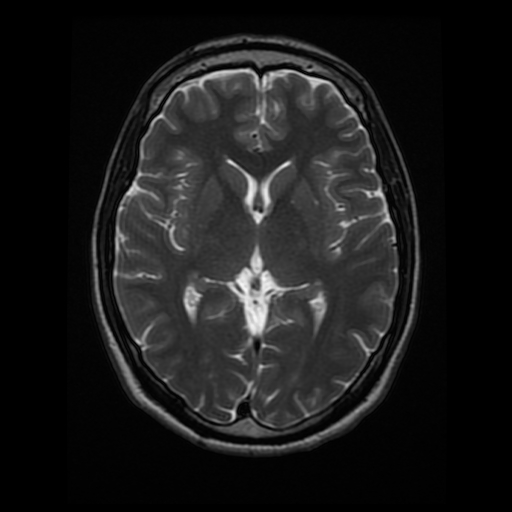
#> input picture images/brain_MR.jpg, 512 x 512 px
$ python filterCreation.py
#> lines starting #> are read from the running program, lines starting #| are printed output that depends on the picture; after the words box and inside, x2 and y2 are one past the last pixel; in counts of white or black regions, pixels touching at a corner belong together
import numpy as np
import cv2
import matplotlib.pyplot as plt


image = cv2.imread('./images/brain_MR.jpg')
#> image is the input picture: shape (512, 512, 3); min 0, max 247, mean 26.9
plt.imshow(image)
imageCopy = np.copy(image)
imageCopy = cv2.cvtColor(imageCopy, cv2.COLOR_BGR2RGB)

plt.imshow(imageCopy)

# Convert to Grayscale
# This will be used for detecting changes in image intensity
imageGray = cv2.cvtColor(imageCopy, cv2.COLOR_RGB2GRAY)

# Creating custom filter
# Identifies vertical edges and ignores horizontal edges
# This is a Sobel X filter
vertKernel = np.array([[-2, 0, 2],
                       [-1, 0, 1],
                       [-2, 0, 2]])

# Perform convolution with the input image using filter2D
filteredImage = cv2.filter2D(imageGray, -1, vertKernel)
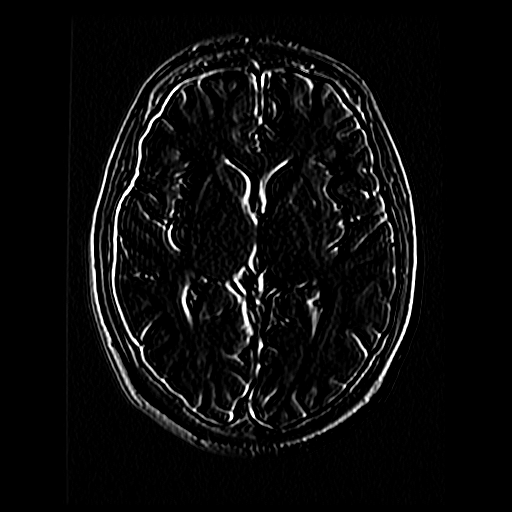
#> filteredImage: shape (512, 512); min 0, max 255, mean 11.6
#plt.imshow(filteredImage, cmap='gray')

# Take out the noise
gaussianBlurImage = cv2.GaussianBlur(imageGray, (3,3), 0)

# Perform convolution with the input image using filter2D
filteredImageGaussian = cv2.filter2D(gaussianBlurImage, -1, vertKernel)
#plt.imshow(filteredImage, cmap='gray')

# Create a Binary Image
retval, binaryImage = cv2.threshold(filteredImageGaussian, 100, 255, cv2.THRESH_BINARY)
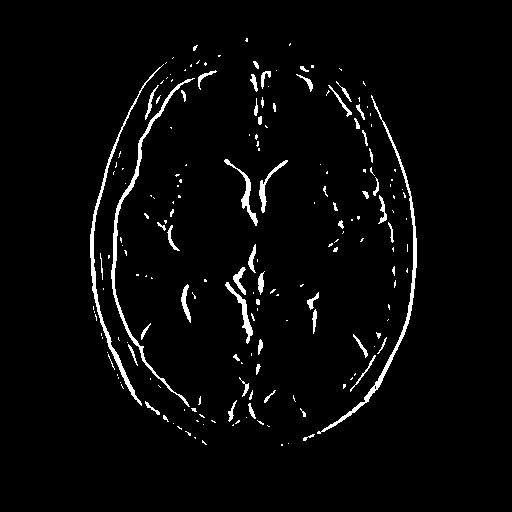
#> binaryImage: shape (512, 512); 3.1% white; 192 white regions (131 under 20 px), largest, box (x1, y1, x2, y2) and area: (317, 95, 417, 434) 1247, (111, 78, 195, 407) 1241, (90, 64, 164, 406) 1146
#plt.imshow(binaryImage, cmap='gray')
f, (ax2, ax3, ax4, ax5) = plt.subplots(1,4, figsize=(15,15))

ax2.set_title('GrayScale')
ax2.imshow(imageGray, cmap='gray')

ax3.set_title('With only Gaussian filter')
ax3.imshow(gaussianBlurImage, cmap='gray')

ax4.set_title('With Gaussian and Sobel Vertical Filter')
ax4.imshow(filteredImageGaussian, cmap='gray')

ax5.set_title('Binary Image')
ax5.imshow(binaryImage, cmap='gray')
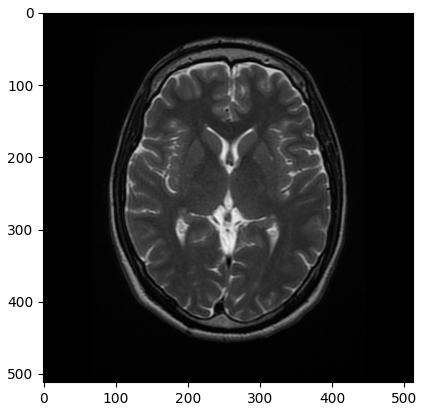
#> figure drawn by matplotlib, 1 panel
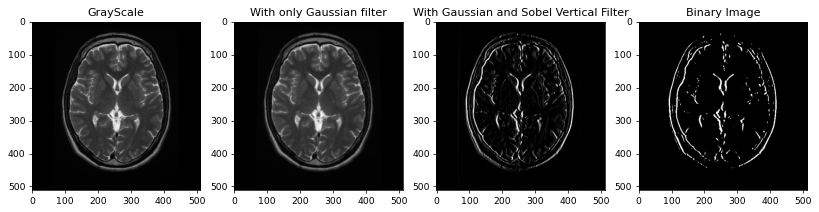
#> figure drawn by matplotlib, 4 panels
